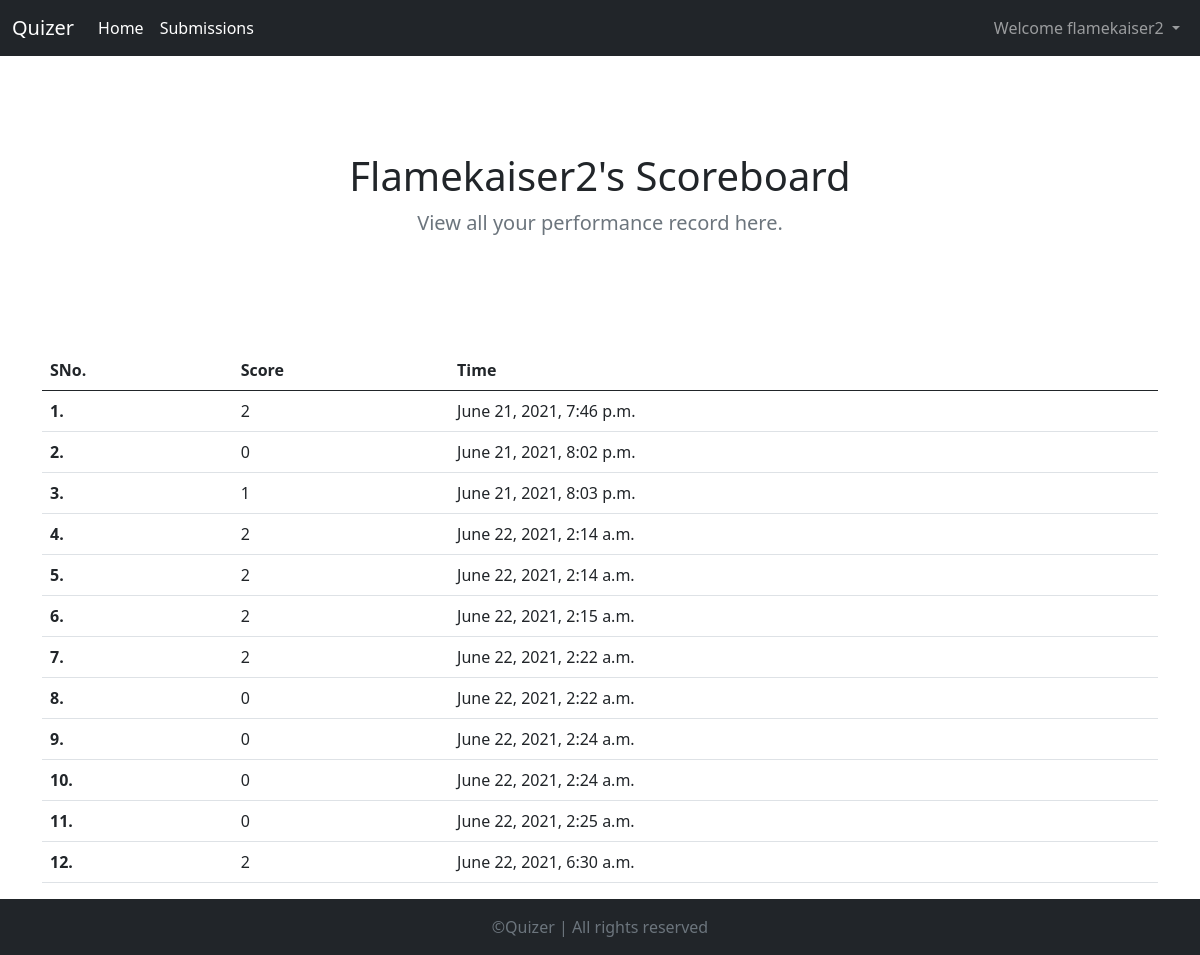
Page /onlinecourse/submissions/ (signed in) on the earlier database version.
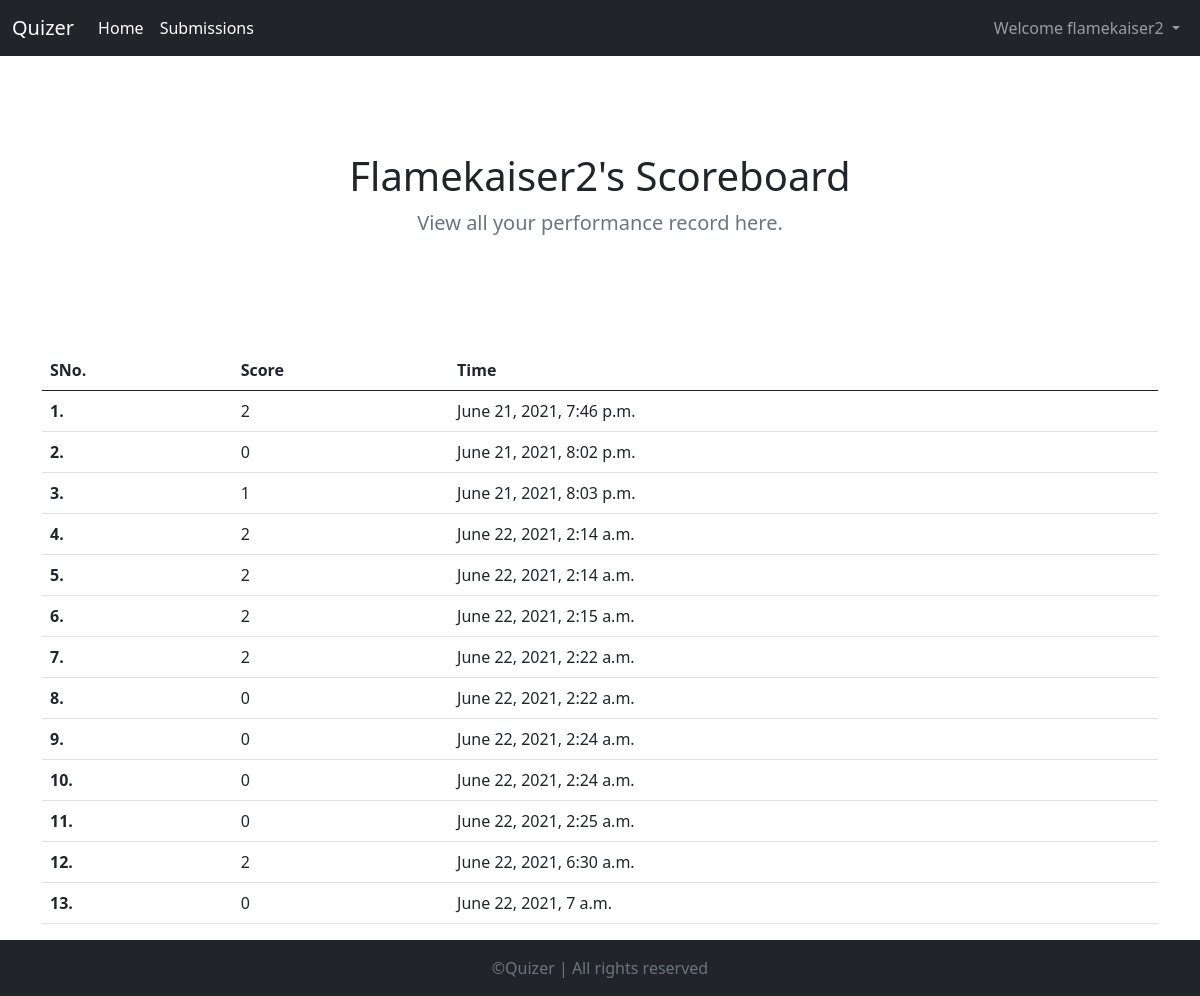
Same page on the later database version.
### exam/models.py (models this page shows, shortened)
class Submission(models.Model):
    id = models.AutoField(primary_key= True)
    score = models.IntegerField(default=0)
    user = models.ForeignKey(User,on_delete = models.CASCADE,default=None)
    time = models.DateTimeField(auto_now_add=True)

### exam/views.py (the view)
# urls.py: path('submissions/',views.submissions,name='submissions'),
@login_required
def submissions(request):
    results = Submission.objects.filter(user = request.user)
    params = {'result': results}
    return render(request,'submission.html',params)

### exam/templates/submission.html (shortened to what this page needs)
{% extends 'basic.html' %}
{% load static %}
{% block subactive%} active {% endblock%}
{% block body %}
   <div class="container">
    <section class="py-5 text-center container">
        <div class="row py-lg-5">
          <div class="col-lg-6 col-md-8 mx-auto">
            <h1 class="fw-light">{{user.username|title}}'s Scoreboard</h1>
            <p class="lead text-muted">View all your performance record here.</p>
          </div>
        </div>
      </section>
    <table class="table">
        <thead>
          <tr>
            <th scope="col">SNo.</th>
            <th scope="col">Score</th>
            <th scope="col">Time</th>
          </tr>
        </thead>
        <tbody>
            {% for  res in result  %}
            <tr>
                <th scope="row">{{forloop.counter}}.</th>
                <td>{{res.score}}</td>
                <td>{{res.time}}</td>
            </tr>
            {% endfor %}
        </tbody>
      </table>
   </div>
{% endblock  %}

### exam/templates/basic.html (shortened to what this page needs)
<!doctype html>
<html lang="en">
  {% load static %}
  <head>
    <link href="https://cdn.jsdelivr.net/npm/bootstrap@5.0.1/dist/css/bootstrap.min.css" rel="stylesheet">
    <link rel="stylesheet" type="text/css" href="{% static 'css/style.css' %}">
  </head>
  <body>
    <nav class="navbar navbar-expand-lg navbar-dark bg-dark">
        <div class="container-fluid">
          <a class="navbar-brand" href="{% url 'onlinecourse' %}">Quizer</a>
          <div class="collapse navbar-collapse" id="navbarSupportedContent">
            <ul class="navbar-nav me-auto mb-2 mb-lg-0">
              <li class="nav-item">
                <a class="nav-link active" aria-current="page" href="{% url 'onlinecourse' %}">Home</a>
              </li>
              {% if user.is_authenticated  %}
              <li class="nav-item">
                <a class="nav-link {% block subactive %} {% endblock%}" href="{% url 'submissions' %}">Submissions</a>
              </li>
              {% endif %}
            </ul>
            {% if user.is_authenticated  %}
        <ul class="navbar-nav  mb-2 mb-lg-0">
                <li class="nav-item dropdown">
          <a class="nav-link dropdown-toggle" href="#" id="navbarDropdown" role="button" data-bs-toggle="dropdown" aria-expanded="false">
            Welcome {{request.user}}
          </a>
        </li>
      </ul>
        {% else %}
        <button class="btn btn-outline-danger" type="submit"data-bs-toggle="modal" data-bs-target="#loginModal">Login</button>
        <button class="btn btn-outline-danger mx-2" type="submit" data-bs-toggle="modal" data-bs-target="#signupModal">SignUp</button>
        {% endif %}
          </div>
        </div>
      </nav>
      {% block body %}
      {% endblock %}
    <footer class="footer mt-auto py-3 bg-dark {% block bottomf %} {% endblock %}">
        <div class="container ftext">
          <span class="text-muted">&copy;Quizer | All rights reserved</span>
        </div>
      </footer>
  </body>
</html>

### exam/static/css/style.css (style rules this page uses)
.ftext { text-align: center; }

Differences in the rows shown:
added Submission: score "0", time "June 22, 2021, 7 a.m."
